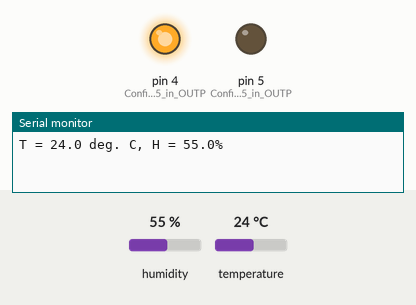
This sketch was run on a simulated Arduino Uno, built with avr-gcc and run on an emulated ATmega328P. Shown: output pins drawn as LEDs (lit = HIGH), the last lines printed to the serial monitor. The inputs (shaded band) are chosen by the test bench; at power-on: temperature 24 °C, humidity 55 %.

Above: at 3.0 s.
3.1 s: temperature set to 29.8 °C
5.7 s: temperature set to 30.9 °C
At 7.1 s:
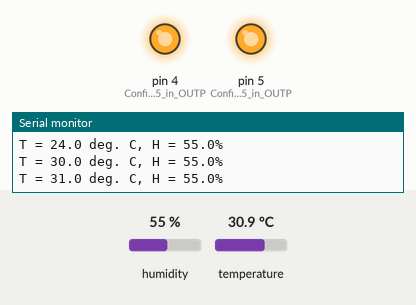
8.3 s: humidity set to 47 %
10.2 s: humidity set to 44 %
At 12.0 s:
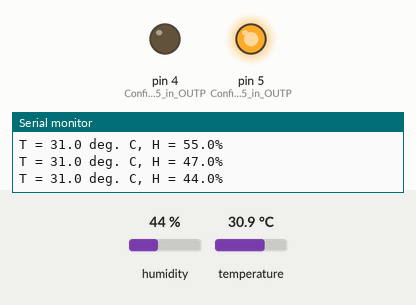
12.8 s: humidity set to 68 %
At 14.8 s:
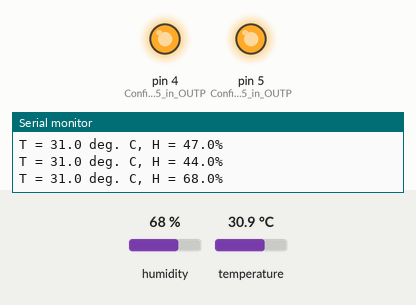
15.1 s: humidity set to 22 %
At 16.9 s:
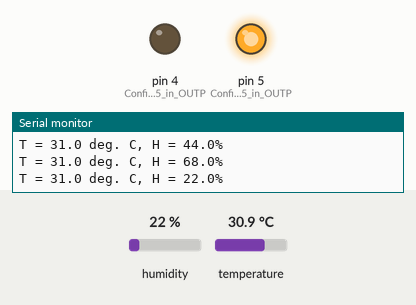
Timing chart, 0 to 18.3 s (numbered marks = the images above; inputs shaded):
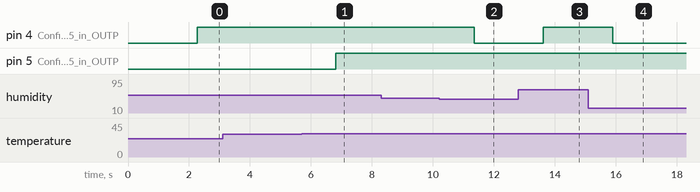

The sketch:

DHT_nonblocking.ino
```cpp
//2018.6.28
#include <dht_nonblocking.h>

#define DHT_SENSOR_TYPE DHT_TYPE_11
//#define DHT_SENSOR_TYPE DHT_TYPE_21
//#define DHT_SENSOR_TYPE DHT_TYPE_22

static const int DHT_SENSOR_PIN = 14;
DHT_nonblocking dht_sensor( DHT_SENSOR_PIN, DHT_SENSOR_TYPE );

void setup( )
{
  Serial.begin( 9600);
  pinMode(5, OUTPUT); // Configurare PIN 5 in OUTPUT
  pinMode(4, OUTPUT); // Configurare PIN 5 in OUTPUT
}

void loop( )
{
  float temperature;
  float humidity;

  if (dht_sensor.measure(&temperature, &humidity)) {
    Serial.print( "T = " );
    Serial.print( temperature, 1 );
    Serial.print( " deg. C, H = " );
    Serial.print( humidity, 1 );
    Serial.println( "%" );

    if (humidity > 45) {
      digitalWrite(4, HIGH);
    } else{
      digitalWrite(4, LOW);
    }

     if (temperature > 30) {
      digitalWrite(5, HIGH);
    } else{
      digitalWrite(5, LOW);
    }
  }
}
```

Measured:
- the behaviour switches between 30.4 and 30.5 °C on temperature (found by bisection; images 0 and 1)
- the behaviour switches between 46 and 45 % on humidity (found by bisection; images 1 and 2)
- after the input at 5.7 s, pin 5 (Configurare_PIN_5_in_OUTP): LOW → HIGH after 1.1 s
- after the input at 10.2 s, pin 4 (Configurare_PIN_5_in_OUTP): HIGH → LOW after 1.2 s
- after the input at 12.8 s, pin 4 (Configurare_PIN_5_in_OUTP): LOW → HIGH after 0.82 s
- after the input at 15.1 s, pin 4 (Configurare_PIN_5_in_OUTP): HIGH → LOW after 0.79 s
